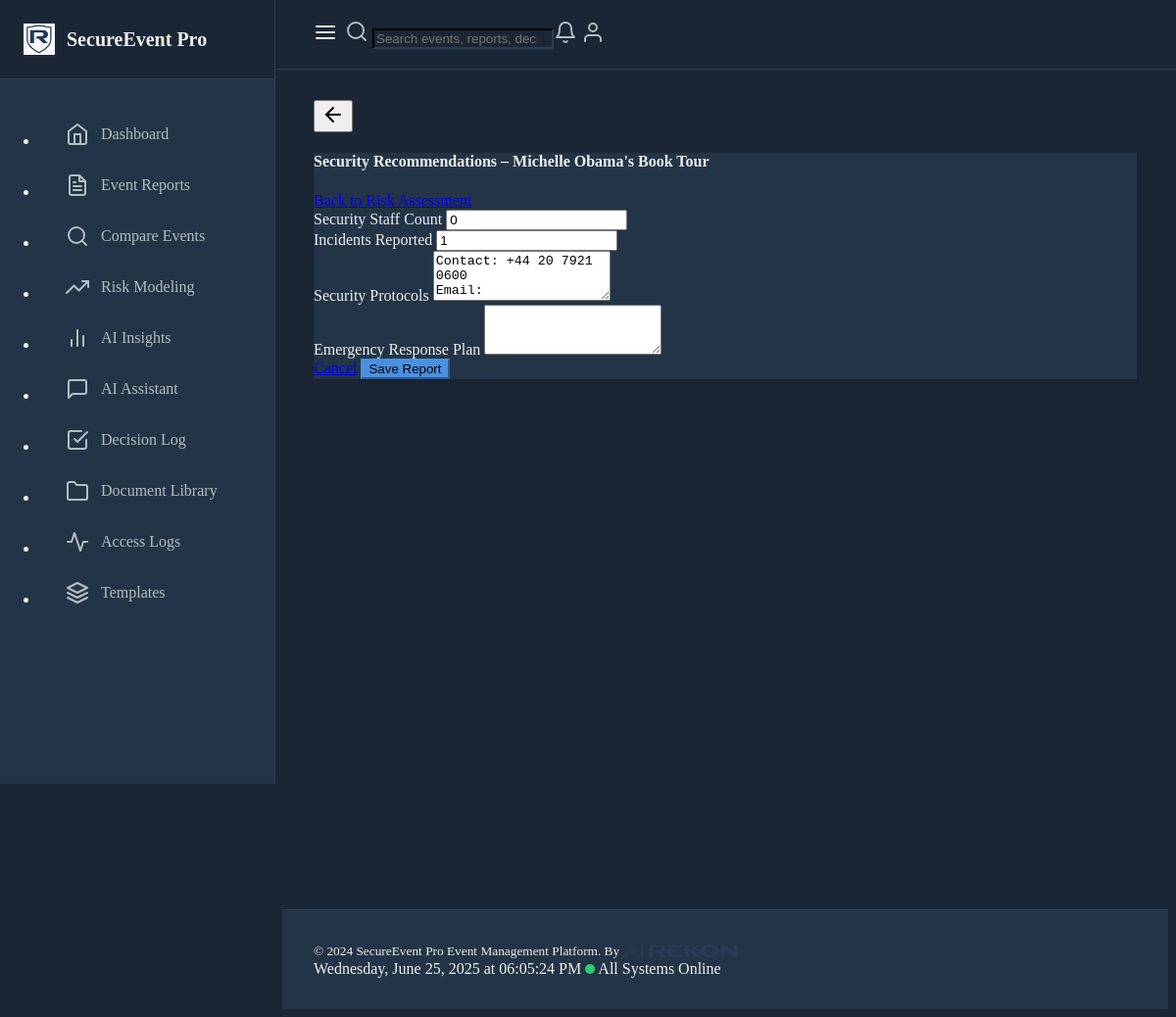
/event-report/1/build, run on an earlier commit of the app's database.
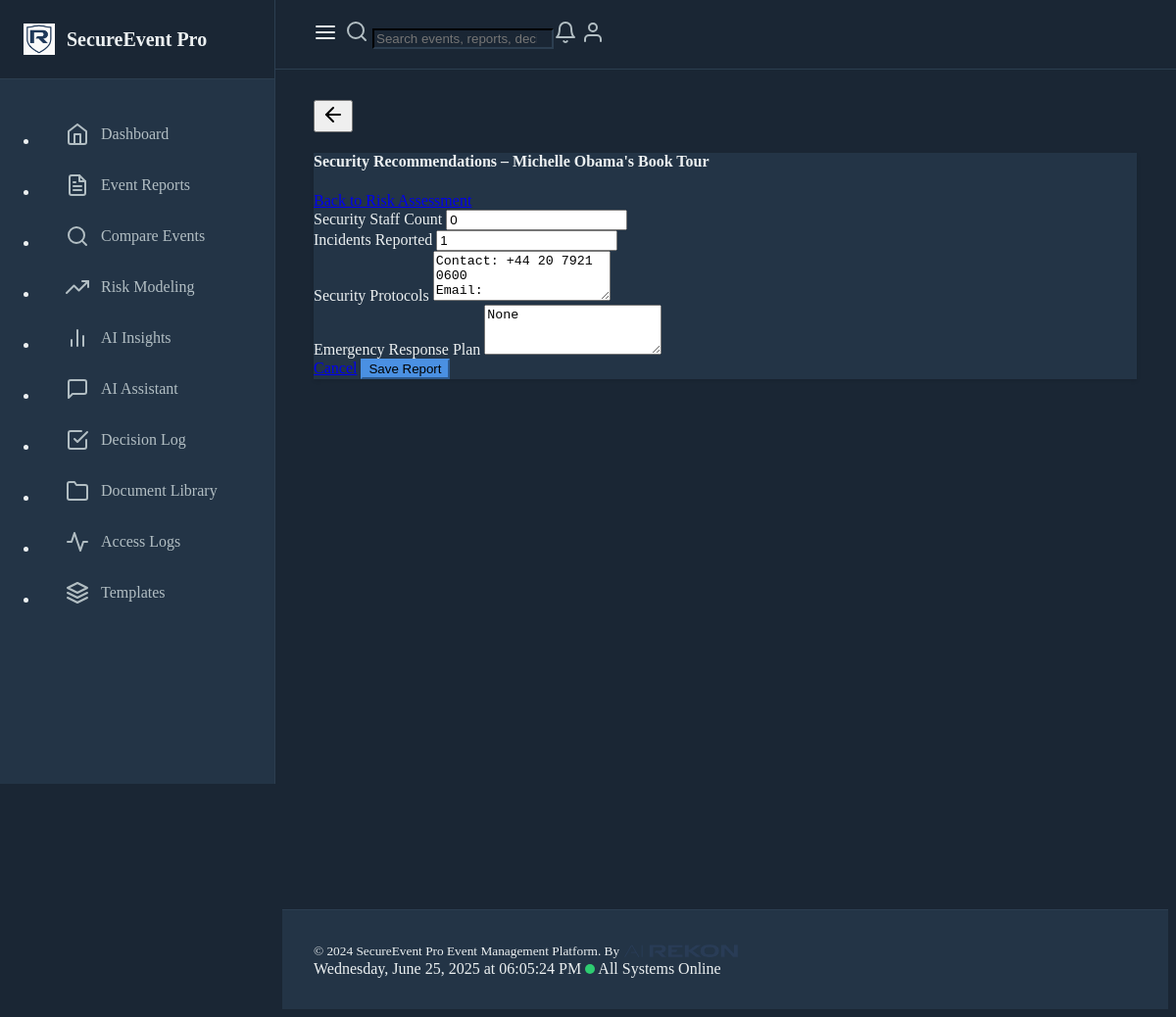
And on a later commit of the database.
### models.py (models this page shows)
class EventReport(db.Model):
    id = db.Column(db.Integer, primary_key=True)
    title = db.Column(db.String(200), nullable=False)
    date = db.Column(db.DateTime, nullable=False)
    location = db.Column(db.String(200), nullable=False)
    description = db.Column(db.Text, nullable=False)
    risk_level = db.Column(db.String(50), nullable=False)
    incident_type = db.Column(db.String(100), nullable=False)
    created_at = db.Column(db.DateTime, default=datetime.utcnow)
    venue_type = db.Column(db.String(50))
    security_staff_count = db.Column(db.Integer, default=0)
    security_staff_roles = db.Column(db.JSON, default=dict)
    incidents_reported = db.Column(db.Integer, default=0)
    incident_summary = db.Column(db.Text)
    attendance = db.Column(db.Integer)
    security_measures = db.Column(db.Text)
    incident_response = db.Column(db.Text)
    lessons_learned = db.Column(db.Text)
    recommendations = db.Column(db.Text)
    security_protocols = db.Column(db.Text)
    emergency_response_plan = db.Column(db.Text)
    post_event_analysis = db.Column(db.Text)
    activity_logs = db.relationship('ActivityLog', backref='event_report', lazy=True)
    estimated_risk_level = db.Column(db.String(50))
    risk_assessments = db.relationship('RiskAssessment', backref='event_report', lazy=True)

### routes.py (the view, shortened to what this page needs)
@app.route("/event-report/<int:event_id>/build", methods=["GET", "POST"])
def build_event_report(event_id):
    report = EventReport.query.get_or_404(event_id)
    return render_template("event_report_details.html", report=report)

### routes.py (called while the page is built)
@app.before_request
def before_request():
    g.start_time = datetime.utcnow()
    g.activity_log = None

@app.after_request
def after_request(response):
    if hasattr(g, "activity_log") and g.activity_log:
        end_activity_tracking(g.activity_log)
    return response

### templates/event_report_details.html
{% extends 'base.html' %}
{% block content %}
<div class="container mt-4">
  <div class="card">
    <div class="card-header d-flex justify-content-between align-items-center">
      <h4 class="mb-0">Security Recommendations – {{ report.title }}</h4>
      <a class="btn btn-outline-secondary" href="{{ url_for('add_risk_assessment', event_id=report.id) }}">Back to Risk Assessment</a>
    </div>
    <div class="card-body">
      <form method="POST">
        {% include 'partials/event_report_lower.html' %}
      </form>
    </div>
  </div>
</div>
{% endblock %}

### templates/partials/event_report_lower.html
<div class="row">
    <div class="col-md-6 mb-3">
        <label for="security_staff_count" class="form-label">Security Staff Count</label>
        <input type="number" class="form-control" id="security_staff_count" name="security_staff_count" value="{{ report.security_staff_count or 0 }}">
    </div>
    <div class="col-md-6 mb-3">
        <label for="incidents_reported" class="form-label">Incidents Reported</label>
        <input type="number" class="form-control" id="incidents_reported" name="incidents_reported" value="{{ report.incidents_reported or 0 }}">
    </div>
</div>
<div class="mb-3">
    <label for="security_protocols" class="form-label">Security Protocols</label>
    <textarea class="form-control" id="security_protocols" name="security_protocols" rows="3">{{ report.security_protocols or '' }}</textarea>
</div>
<div class="mb-3">
    <label for="emergency_response_plan" class="form-label">Emergency Response Plan</label>
    <textarea class="form-control" id="emergency_response_plan" name="emergency_response_plan" rows="3">{{ report.emergency_response_plan or '' }}</textarea>
</div>
<div class="d-flex justify-content-end">
    <a href="{{ url_for('view_report', report_id=report.id) }}" class="btn btn-secondary me-2">Cancel</a>
    <button type="submit" class="btn btn-primary">Save Report</button>
</div>

What changed in the data, as far as the page shows it:
changed EventReport "Michelle Obama's Book Tour": emergency_response_plan (not shown) → "None"
